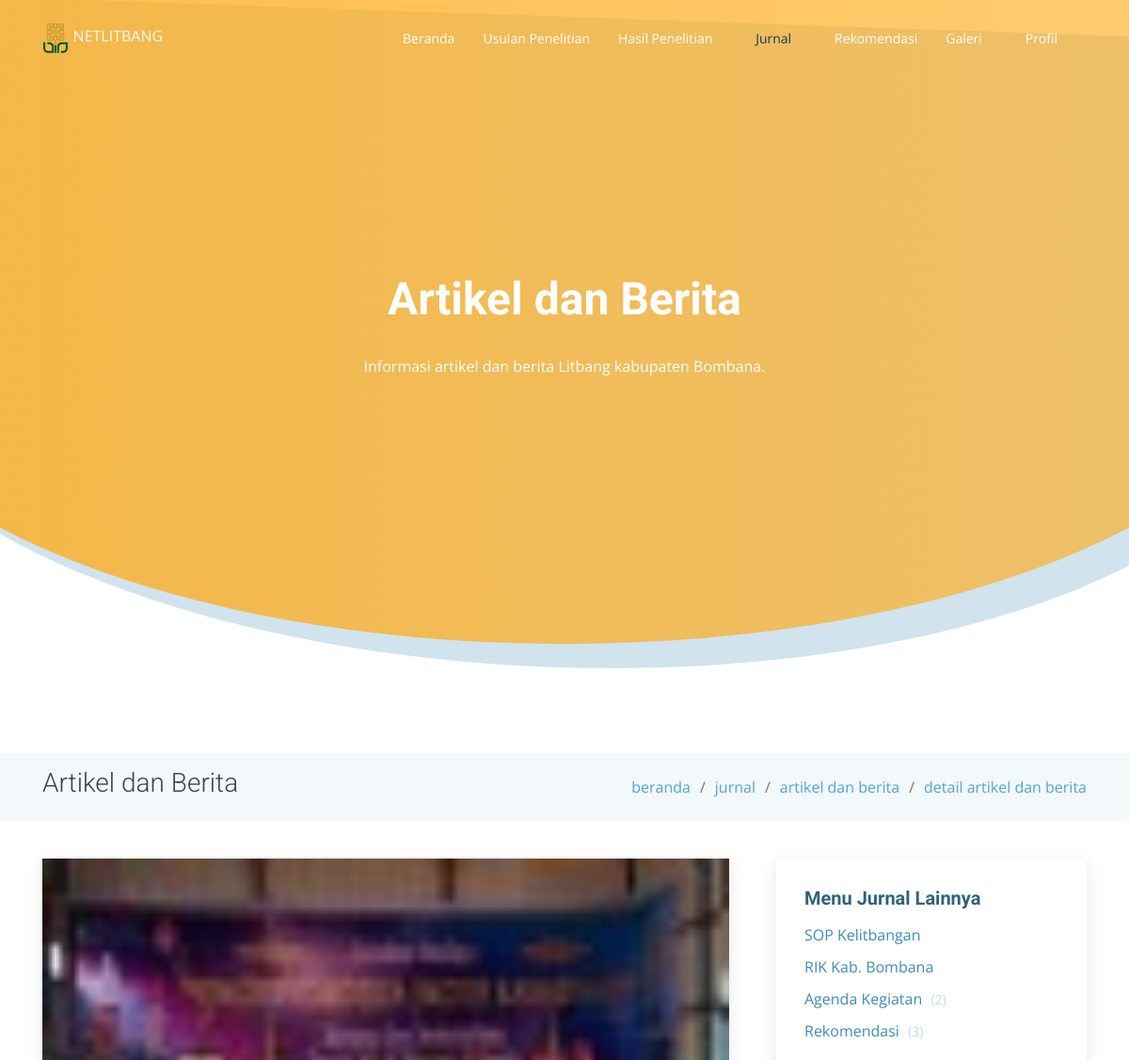
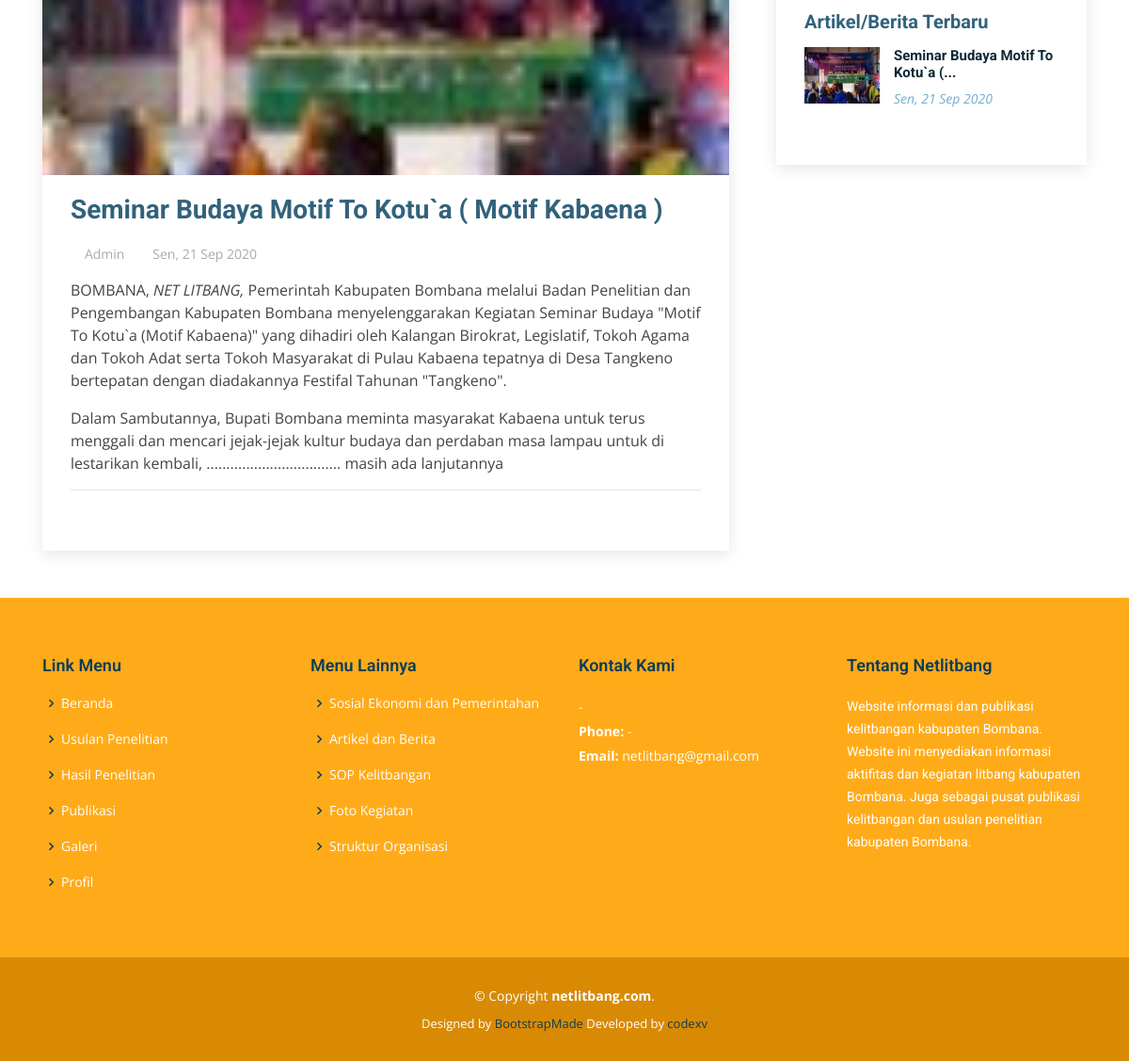
Page /journal/detail/artikel-berita/seminar-budaya-motif-to-kotua-motif-kabaena-1600684738 on the committed database (2 pictures, top to bottom).
### tables this page shows
CREATE TABLE `articles` (
  `id` int(11) NOT NULL,
  `title` varchar(250) DEFAULT NULL,
  `content` text NOT NULL,
  `file` varchar(55) DEFAULT NULL,
  `start_date` date DEFAULT NULL,
  `end_date` date DEFAULT NULL,
  `type` enum('sop-kelitbangan','rik-bombana','agenda-kegiatan','rekomendasi','artikel-berita','sosial-pemerintahan','ekonomi-pembangunan','inovasi-pelayanan-publik','definisi','regulasi','kontak-kami','struktur-organisasi','gambar','foto-kegiatan','video') NOT NULL,
  `slug` varchar(250) DEFAULT NULL,
  `created_at` timestamp NOT NULL DEFAULT current_timestamp(),
  `created_by` int(11) NOT NULL,
  `updated_at` timestamp NULL DEFAULT NULL,
  `updated_by` int(11) DEFAULT NULL
);

### application/controllers/Journal.php (called while the page is built, shortened)
<?php
class Journal extends CI_Controller {
	public function __construct() {
		$this->load->model('Journal_model');
	}
	public function detail($content, $slug) {
		$data					= $this->__getContentData($content, 'detail', $slug);
		$data['new_articles']	= $this->Journal_model->getNewArticle();
		$this->load->view('templates/header');
		$this->load->view('templates/head-content', $data);
		$this->load->view('pages/journal/'.$content.'-detail');
		$this->load->view('templates/footer');
	}
	protected function __getContentData($content, $function = 'index', $slug = NULL) {
		if($function == 'index') {
			if($content == 'sop-kelitbangan') {
				$data				= $this->__getPagination($content, 'articles');
				$data['head'] 		= 'SOP Kelitbangan';
				$data['content']	= 'Informasi SOP Kelitbangan kabupaten Bombana.';
				$data['title']		= 'SOP Kelitbangan';
				$data['link_map']	= [
					[
						'title'	=> 'beranda',
						'slug'	=> base_url()
					],
					[
						'title'	=> 'jurnal',
						'slug'	=> NULL
					],
					[
						'title'	=> 'sop kelitbangan',
						'slug'	=> NULL
					],
				];
				$data['side_submenu']	= [
					[
						'title'	=> 'RIK Kab. Bombana',
						'slug'	=> base_url('journal/rik-bombana'),
						'total'	=> NULL
					],
					[
						'title'	=> 'Agenda Kegiatan',
						'slug'	=> base_url('journal/agenda-kegiatan'),
						'total' => $this->Journal_model->getTotalData('agenda-kegiatan', 'articles')
					],
					[
						'title'	=> 'Rekomendasi',
						'slug'	=> base_url('journal/rekomendasi'),
						'total'	=> NULL
					],
					[
						'title'	=> 'Artikel dan Berita',
						'slug'	=> base_url('journal/artikel-berita'),
						'total' => $this->Journal_model->getTotalData('artikel-berita', 'articles')
					]
				];
				return $data;
			}else if($content == 'rik-bombana') {
				$data				= $this->__getPagination($content, 'articles');
				$data['head'] 		= 'RIK Kabupaten Bombana';
				$data['content']	= 'Informasi RIK kabupaten Bombana.';
				$data['title']		= 'RIK Kabupaten Bombana';
				$data['link_map']	= [
					[
						'title'	=> 'beranda',
						'slug'	=> base_url()
					],
					[
						'title'	=> 'jurnal',
						'slug'	=> NULL
					],
					[
						'title'	=> 'rik kab. bombana',
						'slug'	=> NULL
					],
				];
				$data['side_submenu']	= [
					[
						'title'	=> 'SOP Kelitbangan',
						'slug'	=> base_url('journal/sop-kelitbangan'),
						'total'	=> NULL
					],
					[
						'title'	=> 'Agenda Kegiatan',
						'slug'	=> base_url('journal/agenda-kegiatan'),
						'total' => $this->Journal_model->getTotalData('agenda-kegiatan', 'articles')
					],
					[
						'title'	=> 'Rekomendasi',
						'slug'	=> base_url('journal/rekomendasi'),
						'total'	=> NULL
					],
					[
						'title'	=> 'Artikel dan Berita',
						'slug'	=> base_url('journal/artikel-berita'),
						'total' => $this->Journal_model->getTotalData('artikel-berita', 'articles')
					]
				];
				return $data;
			}else if($content == 'agenda-kegiatan') {
				$data				= $this->__getPagination($content, 'articles');
				$data['head'] 		= 'Agenda Kegiatan';
				$data['content']	= 'Informasi tentang agenda kegiatan Litbang kabupaten Bombana.';
				$data['title']		= 'Agenda Kegiatan';
				$data['link_map']	= [
					[
						'title'	=> 'beranda',
						'slug'	=> base_url()
					],
					[
						'title'	=> 'jurnal',
						'slug'	=> NULL
					],
					[
						'title'	=> 'Agenda Kegiatan',
						'slug'	=> NULL
					],
				];
				$data['side_submenu']	= [
					[
						'title'	=> 'SOP Kelitbangan',
						'slug'	=> base_url('journal/sop-kelitbangan'),
						'total'	=> NULL
					],
					[
						'title'	=> 'RIK Kab. Bombana',
						'slug'	=> base_url('journal/rik-bombana'),
						'total' => NULL
					],
					[
						'title'	=> 'Rekomendasi',
						'slug'	=> base_url('journal/rekomendasi'),
						'total'	=> NULL
					],
					[
						'title'	=> 'Artikel dan Berita',
						'slug'	=> base_url('journal/artikel-berita'),
						'total' => $this->Journal_model->getTotalData('artikel-berita', 'articles')
					]
				];
				return $data;
			}else if($content == 'rekomendasi') {
				$data				= $this->__getPagination($content, 'articles');
				$data['head'] 			= 'Rekomendasi';
				$data['content']		= 'Daftar rekomendasi jurnal Litbang kabupaten Bombana.';
				$data['title']			= 'Rekomendasi Jurnal Litbang Kabupaten Bombana';
				$data['link_map']	= [
					[
						'title'	=> 'beranda',
						'slug'	=> base_url()
					],
					[
						'title'	=> 'jurnal',
						'slug'	=> NULL
					],
					[
						'title'	=> 'rekomendasi',
						'slug'	=> NULL
					],
				];
				$data['side_submenu']	= [
					[
						'title'	=> 'SOP Kelitbangan',
						'slug'	=> base_url('journal/sop-kelitbangan'),
						'total'	=> NULL
					],
					[
						'title'	=> 'RIK Kab. Bombana',
						'slug'	=> base_url('journal/rik-bombana'),
						'total' => NULL
					],
					[
						'title'	=> 'Agenda Kegiatan',
						'slug'	=> base_url('journal/agenda-kegiatan'),
						'total'	=> $this->Journal_model->getTotalData('agenda-kegiatan', 'articles')
					],
					[
						'title'	=> 'Artikel dan Berita',
						'slug'	=> base_url('journal/artikel-berita'),
						'total' => $this->Journal_model->getTotalData('artikel-berita', 'articles')
					]
				];
				return $data;
			}else if($content == 'artikel-berita') {
				$data				= $this->__getPagination($content, 'articles');
				$data['head'] 			= 'Artikel dan Berita';
				$data['content']		= 'Informasi artikel dan berita Litbang kabupaten Bombana.';
				$data['title']			= 'Artikel dan Berita';
				$data['link_map']	= [
					[
						'title'	=> 'beranda',
						'slug'	=> base_url()
					],
					[
						'title'	=> 'jurnal',
						'slug'	=> NULL
					],
					[
						'title'	=> 'artikel dan berita',
						'slug'	=> NULL
					],
				];
				$data['side_submenu']	= [
					[
						'title'	=> 'SOP Kelitbangan',
						'slug'	=> base_url('journal/sop-kelitbangan'),
						'total'	=> NULL
					],
					[
						'title'	=> 'RIK Kab. Bombana',
						'slug'	=> base_url('journal/rik-bombana'),
						'total' => NULL
					],
					[
						'title'	=> 'Agenda Kegiatan',
						'slug'	=> base_url('journal/agenda-kegiatan'),
						'total'	=> $this->Journal_model->getTotalData('agenda-kegiatan', 'articles')
					],
					[
						'title'	=> 'Rekomendasi',
						'slug'	=> base_url('journal/rekomendasi'),
						'total' => $this->Journal_model->getTotalData('rekomendasi', 'articles')
					]
				];
				return $data;
			}
		}else if($function == 'detail') {
			if($content == 'agenda-kegiatan') {
				$data['results']	= $this->Journal_model->getDetailData('articles', $slug);
				$data['head'] 		= 'Agenda Kegiatan';
				$data['content']	= 'Informasi tentang agenda kegiatan Litbang kabupaten Bombana.';
				$data['title']		= 'Agenda Kegiatan';
				$data['link_map']	= [
					[
						'title'	=> 'beranda',
						'slug'	=> base_url()
					],
					[
						'title'	=> 'jurnal',
						'slug'	=> NULL
					],
					[
						'title'	=> 'agenda kegiatan',
						'slug'	=> base_url('journal/agenda-kegiatan')
					],
					[
						'title'	=> 'detail agenda kegiatan',
						'slug'	=> NULL
					],
				];
				$data['side_submenu']	= [
					[
						'title'	=> 'SOP Kelitbangan',
						'slug'	=> base_url('journal/sop-kelitbangan'),
						'total'	=> NULL
					],
					[
						'title'	=> 'RIK Kab. Bombana',
						'slug'	=> base_url('journal/rik-bombana'),
						'total' => NULL
					],
					[
						'title'	=> 'Rekomendasi',
						'slug'	=> base_url('journal/rekomendasi'),
						'total'	=> NULL
					],
					[
						'title'	=> 'Artikel dan Berita',
						'slug'	=> base_url('journal/artikel-berita'),
						'total' => $this->Journal_model->getTotalData('artikel-berita', 'articles')
					]
				];
				return $data;
			}else if($content == 'artikel-berita') {
				$data['results']	= $this->Journal_model->getDetailData('articles', $slug);
				$data['head'] 			= 'Artikel dan Berita';
				$data['content']		= 'Informasi artikel dan berita Litbang kabupaten Bombana.';
				$data['title']			= 'Artikel dan Berita';
				$data['link_map']	= [
					[
						'title'	=> 'beranda',
						'slug'	=> base_url()
					],
					[
						'title'	=> 'jurnal',
						'slug'	=> NULL
					],
					[
						'title'	=> 'artikel dan berita',
						'slug'	=> base_url('journal/artikel-berita')
					],
					[
						'title'	=> 'detail artikel dan berita',
						'slug'	=> NULL
					],
				];
				$data['side_submenu']	= [
					[
						'title'	=> 'SOP Kelitbangan',
						'slug'	=> base_url('journal/sop-kelitbangan'),
						'total'	=> NULL
					],
					[
						'title'	=> 'RIK Kab. Bombana',
						'slug'	=> base_url('journal/rik-bombana'),
						'total' => NULL
					],
					[
						'title'	=> 'Agenda Kegiatan',
						'slug'	=> base_url('journal/agenda-kegiatan'),
						'total'	=> $this->Journal_model->getTotalData('agenda-kegiatan', 'articles')
					],
					[
						'title'	=> 'Rekomendasi',
						'slug'	=> base_url('journal/rekomendasi'),
						'total' => $this->Journal_model->getTotalData('rekomendasi', 'articles')
					]
				];
				return $data;
			}
		}
	}
}

### index.php (called while the page is built, shortened)
<?php
require_once BASEPATH.'core/CodeIgniter.php';

### application/models/Journal_model.php (called while the page is built, shortened)
<?php
class Journal_model extends CI_Model{
    public function getNewArticle(){
                      $this->db->limit(3);
                      $this->db->order_by('created_at', 'DESC');
        $results    = $this->db->get_where('articles', ['type' => 'artikel-berita'])->result_array();
        return $results;
    }
    public function getDetailData($table, $slug) {
        $results    = $this->db->get_where($table, ['slug' => $slug])->result_array();
        return $results;
    }
}

### application/helpers/rmy_helper.php (called while the page is built, shortened)
<?php defined('BASEPATH') OR exit('No direct script access allowed');
if (! function_exists('_limitText($string, $limit = 100)'))
{
	function _limitText($string, $limit = 100) {
        $string = strip_tags($string);
        if (strlen($string) > $limit) {
            $stringCut = substr($string, 0, $limit);
            $endPoint = strrpos($stringCut, ' ');
            $string = $endPoint? substr($stringCut, 0, $endPoint) : substr($stringCut, 0);
            $string .= '...';
        }
        return $string;
    }
}
if (! function_exists('_dateShortID($date)'))
{
	function _dateShortID($date){
        $bulan = array(
            'Jan',
            'Feb',
            'Mar',
            'Apr',
            'Mei',
            'Jun',
            'Jul',
            'Agu',
            'Sep',
            'Okt',
            'Nov',
            'Des'
        );
        $hari = array(
            'Monday' => 'Sen',
            'Tuesday' => 'Sel',
            'Wednesday' => 'Rab',
            'Thursday' => 'Kam',
            'Friday' => 'Jum',
            'Saturday' => 'Sab',
            'Sunday' => 'Min'
        );
        $split = explode(' ', $date);
        $split = explode('-', $split[0]);
        $indexHari = date('l', strtotime($date));
        return $hari[$indexHari].', '.$split[2].' '.$bulan[$split[1]-1].' '.$split[0];
    }
}

### application/views/pages/journal/artikel-berita-detail.php (the view, shortened to what this page needs)
<main id="main">
    <section class="breadcrumbs">
        <div class="container">
            <div class="d-flex justify-content-between align-items-center">
            <h2><?=$title?></h2>
            <ol>
                <?php
                    foreach($link_map as $link) {
                ?>
                <li><a href="<?=$link['slug']?>"><?=$link['title']?></a></li>
                <?php
                    }
                ?>
            </ol>
            </div>
        </div>
    </section>
    <section class="blog" data-aos="fade-up" data-aos-easing="ease-in-out" data-aos-duration="500">
        <div class="container">
            <div class="row">
                <div class="col-lg-8 entries">
                    <article class="entry entry-single">
                        <div class="entry-img">
                            <img src="<?=base_url('uploads/images/').$results[0]['file']?>" alt="Gambar" style="width:100%; height:auto; object-fit:cover;" class="img-fluid">
                        </div>
                        <h2 class="entry-title">
                            <a href="#"><?=$results[0]['title']?></a>
                        </h2>
                        <div class="entry-meta">
                            <ul>
                            <li class="d-flex align-items-center"><i class="icofont-user"></i> <a href="#">Admin</a></li>
                            <li class="d-flex align-items-center"><i class="icofont-wall-clock"></i> <a href="#"><time datetime="<?=date('Y-m-d')?>"><?=_dateShortID($results[0]['created_at'])?></time></a></li>
                            </ul>
                        </div>
                        <div class="entry-content">
                            <p><?=$results[0]['content']?></p>
                        </div>
                        <div class="entry-footer clearfix">
                            <div class="float-right share">
                                <a href="#" title="Share on Twitter"><i class="icofont-twitter"></i></a>
                                <a href="#" title="Share on Facebook"><i class="icofont-facebook"></i></a>
                                <a href="#" title="Share on Instagram"><i class="icofont-instagram"></i></a>
                            </div>
                        </div>
                    </article>
                </div>
                <div class="col-lg-4">
                    <div class="sidebar">
                    <h3 class="sidebar-title">Menu Jurnal Lainnya</h3>
                    <div class="sidebar-item categories">
                        <ul>
                            <?php
                                foreach($side_submenu as $submenu) {
                            ?>
                            <li><a href="<?=$submenu['slug']?>"><?=$submenu['title']?> <?=!empty($submenu['total']) ? '<span>('.$submenu['total'].')</span>' : '' ?></a></li>
                            <?php
                                }
                            ?>
                        </ul>
                    </div>
                    <h3 class="sidebar-title">Artikel/Berita Terbaru</h3>
                    <div class="sidebar-item recent-posts">
                        <?php
                            if(!empty($new_articles)) {
                                foreach($new_articles as $value) {
                        ?>
                        <div class="post-item clearfix">
                            <img src="<?=base_url('uploads/images/thumbs/').$value['file']?>" alt="gambar">
                            <h4><a href="<?=base_url('journal/detail/artikel-berita/').$value['slug']?>"><?=_limitText($value['title'],35)?></a></h4>
                            <time datetime="<?=date('Y-m-d')?>"><?=_dateShortID($value['created_at'])?></time>
                        </div>
                        <?php
                                }
                            }else {
                        ?>
                        <h3>Tidak ada berita.</h3>
                        <?php
                            }
                        ?>
                    </div>
                    </div>
                </div>
            </div>
        </div>
    </section>
</main>

### rows in the picture
articles: file (picture), title "Seminar Budaya Motif To Kotu`a ( Motif Kabaena )", created_at "Sen, 21 Sep 2020", content "BOMBANA, NET LITBANG, Pemerintah Kabupaten Bombana melalui Badan Penelitian dan Pengembangan Kabupaten Bombana menyelenggarakan Kegiatan Seminar Budaya \"Motif To Kotu`a (Motif Kabaena)\" yang dihadiri oleh Kalangan Birokrat, Legislatif, Tokoh Agama dan Tokoh Adat serta Tokoh Masyarakat di Pulau Kabaena tepatnya di Desa Tangkeno bertepatan dengan diadakannya Festifal Tahunan \"Tangkeno\". Dalam Sambutannya, Bupati Bombana meminta masyarakat Kabaena untuk terus menggali dan mencari jejak-jejak kultur budaya dan perdaban masa lampau untuk di lestarikan kembali, .................................. masih ada lanjutannya", title "Seminar Budaya Motif To Kotu`a (..."

### other values in the picture
$head "Artikel dan Berita"
$content "Informasi artikel dan berita Litbang kabupaten Bombana."
$title "Artikel dan Berita"
$link['title'] "beranda"
$link['title'] "jurnal"
$link['title'] "artikel dan berita"
$link['title'] "detail artikel dan berita"
$submenu['title'] "SOP Kelitbangan"
$submenu['title'] "RIK Kab. Bombana"
$submenu['title'] "Agenda Kegiatan"
$submenu['total'] "2"
$submenu['title'] "Rekomendasi"
$submenu['total'] "3"
